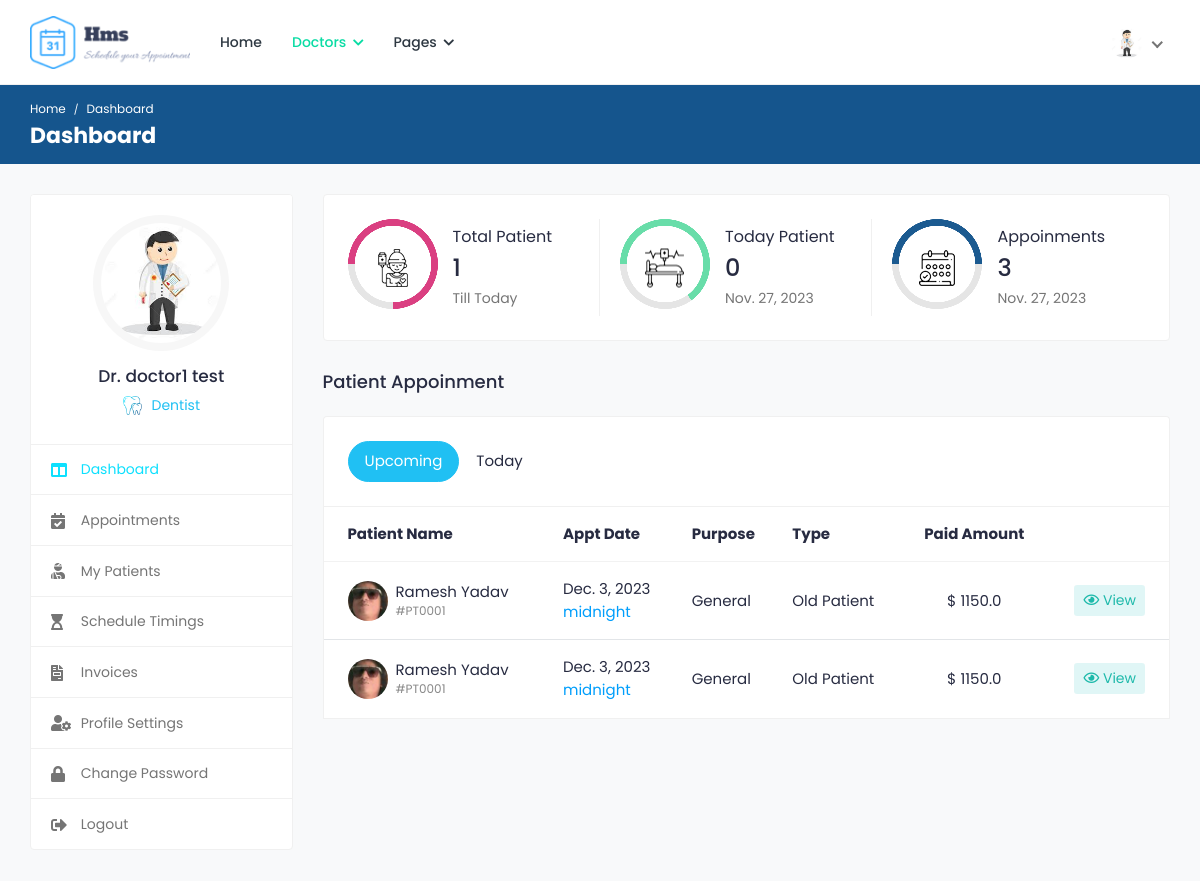
Page /doctors/ (signed in) on the committed database.
### appointments/models.py (models this page shows, shortened)
class Doctor(models.Model):
	user = models.OneToOneField(User, on_delete=models.CASCADE)
	image = models.ImageField('Profile Image', upload_to='Image/Doctors',
		max_length=500, default='dummy.png')
	first_name = models.CharField('First Name', max_length=50)
	second_name =  models.CharField('Second Name', max_length=50)
	title = models.CharField('Title', max_length=200, default='Dr.')
	phone_no = models.CharField('Phone Number', max_length=50)
	email = models.EmailField('Email', max_length=250)
	gender = models.CharField('Gender', max_length=10)
	d_o_b = models.DateField('Date of Birth', blank=True)
	biography = models.CharField('Biography', max_length=1000, blank=True)
	address_line1 = models.CharField('Address Line 1', max_length=200, blank=True)
	address_line2 = models.CharField('Address Line 2', max_length=200, blank=True)
	country = models.CharField('Country', max_length=100, blank=True)
	county = models.CharField('County', max_length=100, blank=True)
	town = models.CharField('Town', max_length=100, blank=True)
	pricing =  models.FloatField('Amount', default=0.00)
	services = models.CharField('Services', max_length=1000, blank=True)
	specialization = models.CharField('Specialization', max_length=1000, blank=True)
	clinic = models.CharField('Clinic', max_length=100, blank=True)
	clinic_address = models.CharField('Clinic Address', max_length=100, blank=True)
	speciality = models.OneToOneField(Speciality, on_delete=models.CASCADE)
	''' user, image, first_name, second_name, title, phone_no, email, gender, d_o_b, biography,
	address_line1, address_line2, country, county, town, pricing, services, specialization, clinic,
	clinic_address, speciality'''

class Speciality(models.Model):
	name = models.CharField('Name', max_length=100)
	image = models.ImageField('Image', upload_to='Image/Speciality', max_length=500)

class Appointment(models.Model):
	doctor = models.ForeignKey(Doctor, on_delete=models.CASCADE)
	patient = models.ForeignKey(Patient, on_delete=models.CASCADE)
	purpose = models.CharField('Purpose', max_length=50)
	category = models.CharField('Type', max_length=50)
	amount = models.FloatField('Amount', default=0.00)
	status = models.CharField('Status', max_length=50)
	date = models.DateTimeField('Appointment Date', auto_now_add=True)
	booking_date = models.DateTimeField('Booking Date')
	follow_up_date = models.DateTimeField('Follow Up', null=True)
	def new_patient(self):
		appointments = Appointment.objects.filter(doctor=self.doctor.id, patient=self.patient.id)
		if appointments.count()>1:
			return "Old Patient"
		else:
			return "New Patient"

class Patient(models.Model):
	user = models.OneToOneField(User, on_delete=models.CASCADE)
	image = models.ImageField('Profile Image', upload_to='Image/Patient/Profile/',
		max_length=500, default='dummy.png')
	first_name = models.CharField('First Name', max_length=50)
	second_name = models.CharField('Second Name', max_length=50)
	d_o_b = models.DateField('Date Of Birth')
	gender = models.CharField('Gender', max_length=10)
	email = models.CharField('Email', max_length=50)
	phone_no = models.CharField('Phone Number', max_length=20)
	blood_group = models.CharField('Blood Group', max_length=5)
	country = models.CharField('Country', max_length=50)
	county = models.CharField('County', max_length=50)
	town = models.CharField('Town', max_length=50)
	street_lane = models.CharField('Street/Lane', max_length=50)
	def __str__(self):
		return self.first_name +' '+self.second_name

### appointments/views.py (the view)
# urls.py: path('doctors/', views.doctor_dashboard, name='doctor-dashboard'),
@login_required(login_url='/login/')
@user_passes_test(check_doctor, login_url='/login/')
@user_passes_test(check_settings, login_url='/doctors/profile-settings/')
def doctor_dashboard(request):
	profile = Doctor.objects.get(user=request.user.id)
	appointments = Appointment.objects.filter(doctor=profile.id)
	upcoming_appointments = appointments.filter(booking_date__gte=dt.datetime.now(tz=timezone.utc))
	today_appointments = appointments.filter(status='ACCEPTTED', booking_date__date=dt.datetime.now(tz=timezone.utc))
	my_patients = []
	for appointment in appointments:
		if appointment.patient not in my_patients:
			my_patients += [appointment.patient]
	return render(request, 'doctors/doctor-dashboard.html', {"profile": profile, "appointments": appointments,
		"upcoming_appointments": upcoming_appointments, "today_appointments": today_appointments,
		"total_patients": len(my_patients)})

### appointments/views.py (called while the page is built)
def check_doctor(user):
	group = user.groups.get()
	return group.name=='doctors_group'

def check_settings(user):
	profile = Doctor.objects.filter(user=user.id)
	return profile.count()>=1

### appointments/templates/doctors/doctor-dashboard.html (shortened to what this page needs)
{% extends "doctors/base.html" %}
{% load static %}
{% block breadcrumb %}Dashboard{% endblock %}
{% block breadcrumb1 %}Dashboard{% endblock %}
{% block sidenav %}
<ul>
	<li class="active">
		<a href="{% url 'doctor-dashboard' %}">
			<i class="fas fa-columns"></i>
			<span>Dashboard</span>
		</a>
	</li>
	<li>
		<a href="{% url 'appointments' %}">
			<i class="fas fa-calendar-check"></i>
			<span>Appointments</span>
		</a>
	</li>
	<li>
		<a href="{% url 'my-patients' %}">
			<i class="fas fa-user-injured"></i>
			<span>My Patients</span>
		</a>
	</li>
	<li>
		<a href="{% url 'schedule-timings' %}">
			<i class="fas fa-hourglass-start"></i>
			<span>Schedule Timings</span>
		</a>
	</li>
	<li>
		<a href="{% url 'invoices' %}">
			<i class="fas fa-file-invoice"></i>
			<span>Invoices</span>
		</a>
	</li>
	<li>
		<a href="{% url 'doctor-profile-settings' %}">
			<i class="fas fa-user-cog"></i>
			<span>Profile Settings</span>
		</a>
	</li>
	<li>
		<a href="{% url 'doctor-change-password' %}">
			<i class="fas fa-lock"></i>
			<span>Change Password</span>
		</a>
	</li>
	<li>
		<a href="{% url 'logout' %}">
			<i class="fas fa-sign-out-alt"></i>
			<span>Logout</span>
		</a>
	</li>
</ul>
{% endblock %}
{% block content %}
<div class="col-md-7 col-lg-8 col-xl-9">
	<div class="row">
		<div class="col-md-12">
			<div class="card dash-card">
				<div class="card-body">
					<div class="row">
						<div class="col-md-12 col-lg-4">
							<div class="dash-widget dct-border-rht">
								<div class="circle-bar circle-bar1">
									<div class="circle-graph1" data-percent="75">
										<img src="{% static 'cas/img/icon-01.png' %}" class="img-fluid" alt="patient">
									</div>
								</div>
								<div class="dash-widget-info">
									<h6>Total Patient</h6>
									<h3>{{total_patients}}</h3>
									<p class="text-muted">Till Today</p>
								</div>
							</div>
						</div>
						<div class="col-md-12 col-lg-4">
							<div class="dash-widget dct-border-rht">
								<div class="circle-bar circle-bar2">
									<div class="circle-graph2" data-percent="65">
										<img src="{% static 'cas/img/icon-02.png' %}" class="img-fluid" alt="Patient">
									</div>
								</div>
								<div class="dash-widget-info">
									<h6>Today Patient</h6>
									<h3>{{today_appointments.count}}</h3>
									<p class="text-muted">{% now "DATE_FORMAT" %}</p>
								</div>
							</div>
						</div>
						<div class="col-md-12 col-lg-4">
							<div class="dash-widget">
								<div class="circle-bar circle-bar3">
									<div class="circle-graph3" data-percent="50">
										<img src="{% static 'cas/img/icon-03.png' %}" class="img-fluid" alt="Patient">
									</div>
								</div>
								<div class="dash-widget-info">
									<h6>Appoinments</h6>
									<h3>{{appointments.count}}</h3>
									<p class="text-muted">{% now "DATE_FORMAT" %}</p>
								</div>
							</div>
						</div>
					</div>
				</div>
			</div>
		</div>
	</div>
	<div class="row">
		<div class="col-md-12">
			<h4 class="mb-4">Patient Appoinment</h4>
			<div class="appointment-tab">
				<ul class="nav nav-tabs nav-tabs-solid nav-tabs-rounded">
					<li class="nav-item">
						<a class="nav-link active" href="#upcoming-appointments" data-toggle="tab">Upcoming</a>
					</li>
					<li class="nav-item">
						<a class="nav-link" href="#today-appointments" data-toggle="tab">Today</a>
					</li>
				</ul>
				<div class="tab-content">
					<div class="tab-pane show active" id="upcoming-appointments">
						<div class="card card-table mb-0">
							<div class="card-body">
								<div class="table-responsive">
									<table class="table table-hover table-center mb-0">
										<thead>
											<tr>
												<th>Patient Name</th>
												<th>Appt Date</th>
												<th>Purpose</th>
												<th>Type</th>
												<th class="text-center">Paid Amount</th>
												<th></th>
											</tr>
										</thead>
										<tbody>
										{% for appointment in upcoming_appointments %}
											<tr>
												<td>
													<h2 class="table-avatar">
														<a href="{% url 'patient-profile' appointment.patient|slugify appointment.patient.id %}" class="avatar avatar-sm mr-2"><img class="avatar-img rounded-circle" src="{{appointment.patient.image.url}}" alt="User Image"></a>
														<a href="{% url 'patient-profile' appointment.patient|slugify appointment.patient.id %}">{{appointment.patient.first_name}} {{appointment.patient.second_name}} <span>#PT000{{appointment.patient.id}}</span></a>
													</h2>
												</td>
												<td>{{appointment.booking_date.date}} <span class="d-block text-info">{{appointment.booking_date.time}}</span></td>
												<td>{{appointment.purpose}}</td>
												<td>{{appointment.new_patient}}</td>
												<td class="text-center">$ {{appointment.amount}}</td>
												<td class="text-right">
													<div class="table-action">
														<a href="javascript:void(0);" class="btn btn-sm bg-info-light" data-toggle="modal" data-target="#appt{{appointment.id}}_details">
															<i class="far fa-eye"></i> View
														</a>
													</div>
												</td>
											</tr>
										{% endfor %}
										</tbody>
									</table>
								</div>
							</div>
						</div>
					</div>
				</div>
			</div>
		</div>
	</div>
</div>
{% endblock %}

### appointments/templates/doctors/base.html (shortened to what this page needs)
<!DOCTYPE html>
<html lang="en">
<head>
		{% load static %}
		<link rel="stylesheet" href="{% static 'cas/css/bootstrap.min.css' %}">
		<link rel="stylesheet" href="{% static 'cas/plugins/fontawesome/css/fontawesome.min.css' %}">
		<link rel="stylesheet" href="{% static 'cas/plugins/fontawesome/css/all.min.css' %}">
		<link rel="stylesheet" href="{% static 'cas/css/style.css' %}">
	</head>
	<body>
		<div class="main-wrapper">
			<header class="header">
				<nav class="navbar navbar-expand-lg header-nav">
					<div class="navbar-header">
						<a href="{% url 'index' %}" class="navbar-brand logo">
							<img src="{% static 'cas/img/logo.png' %}" class="img-fluid" alt="Logo">
						</a>
					</div>
					<div class="main-menu-wrapper">
						<ul class="main-nav">
							<li>
								<a href="{% url 'index' %}">Home</a>
							</li>
							<li class="has-submenu active">
								<a href="#">Doctors <i class="fas fa-chevron-down"></i></a>
							</li>
							<li class="has-submenu">
								<a href="#">Pages <i class="fas fa-chevron-down"></i></a>
							</li>
						</ul>
					</div>
					<ul class="nav header-navbar-rht">
						<li class="nav-item dropdown has-arrow logged-item">
							<a href="#" class="dropdown-toggle nav-link" data-toggle="dropdown">
								<span class="user-img">
									<img class="rounded-circle" src="{{profile.image.url}}" width="31" alt="{{user.first_name}} {{user.last_name}}">
								</span>
							</a>
						</li>
					</ul>
				</nav>
			</header>
			<div class="breadcrumb-bar">
				<div class="container-fluid">
					<div class="row align-items-center">
						<div class="col-md-12 col-12">
							<nav aria-label="breadcrumb" class="page-breadcrumb">
								<ol class="breadcrumb">
									<li class="breadcrumb-item"><a href="{% url 'index' %}">Home</a></li>
									<li class="breadcrumb-item active" aria-current="page">{% block breadcrumb %}{% endblock %}</li>
								</ol>
							</nav>
							<h2 class="breadcrumb-title">{% block breadcrumb1 %} {% endblock %}</h2>
						</div>
					</div>
				</div>
			</div>
			<div class="content">
				<div class="container-fluid">
					<div class="row">
						<div class="col-md-5 col-lg-4 col-xl-3 theiaStickySidebar">
							<div class="profile-sidebar">
								<div class="widget-profile pro-widget-content">
									<div class="profile-info-widget">
										<a href="#" class="booking-doc-img">
											<img src="{{profile.image.url}}" alt="User Image">
										</a>
										<div class="profile-det-info">
											<h3>{{profile.title}} {{user.first_name}} {{user.last_name}}</h3>
											{% if profile != None %}
											<div class="patient-details">
												<p class="doc-department"><img src="{{profile.speciality.image.url}}" class="img-fluid" alt="S">{{profile.speciality.name}}</p>
											</div>
											{% endif %}
										</div>
									</div>
								</div>
								<div class="dashboard-widget">
									<nav class="dashboard-menu">
										{% block sidenav %}
										{% endblock %}
									</nav>
								</div>
							</div>
						</div>
						{% block content %}
						{% endblock %}
					</div>
				</div>
			</div>
		</div>
	</body>
</html>

### rows in the picture
Doctor: image (picture), title "Dr.", speciality.image (picture), speciality.name "Dentist"
Appointment: patient.image (picture), patient.first_name "Ramesh", patient.second_name "Yadav", patient.id "1", booking_date "Dec. 3, 2023", booking_date.time "midnight", purpose "General", new_patient "Old Patient", amount "1150.0"
Appointment: patient.image (picture), patient.first_name "Ramesh", patient.second_name "Yadav", patient.id "1", booking_date "Dec. 3, 2023", booking_date.time "midnight", purpose "General", new_patient "Old Patient", amount "1150.0"

### other values in the picture
{{ user.first_name }} "doctor1"
{{ user.last_name }} "test"
{{ total_patients }} "1"
{{ today_appointments.count }} "0"
{{ appointments.count }} "3"
